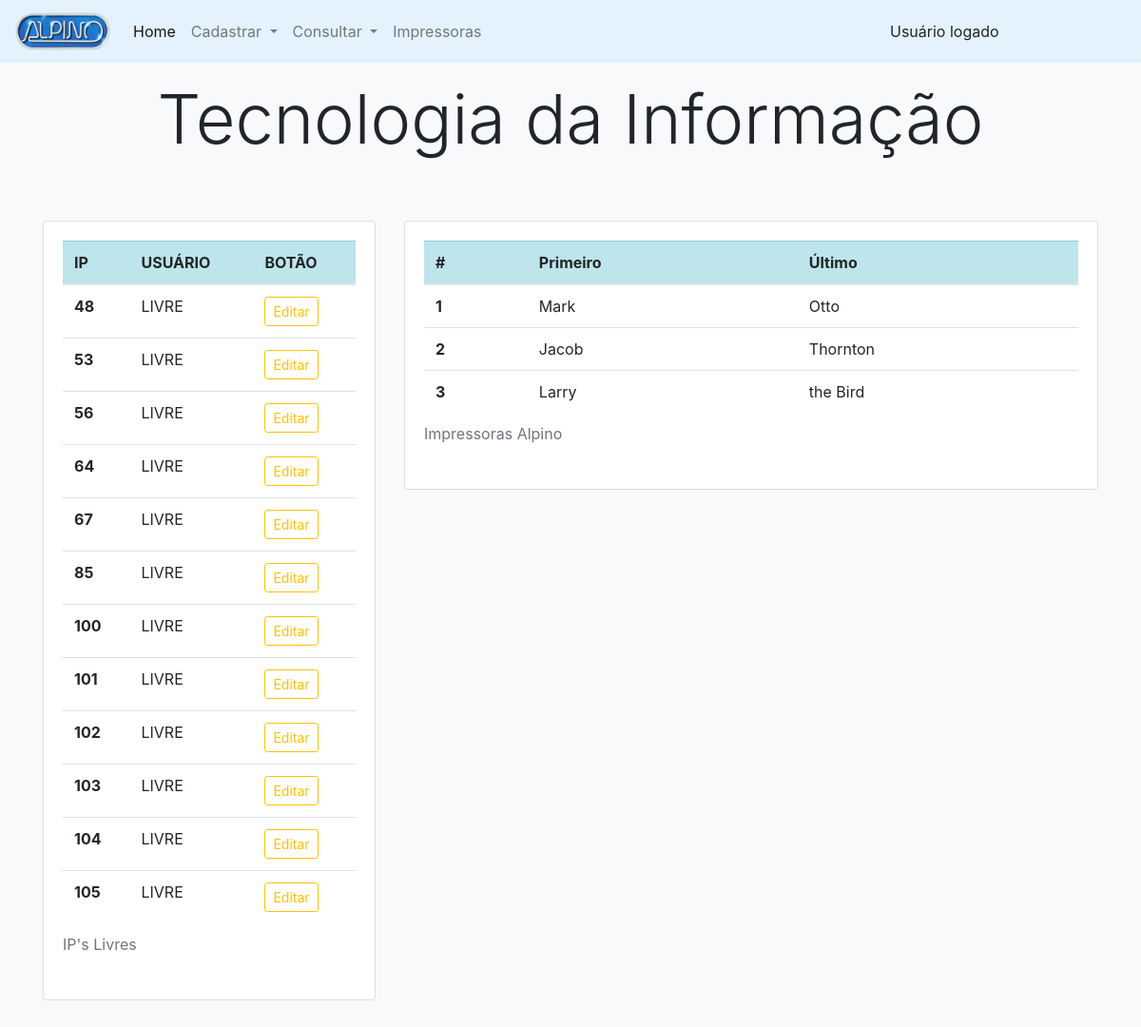
/public/pags/ti/main.php, run on the app's committed database.
### tables this page shows
CREATE TABLE `usuario` (
  `ip` int(10) UNSIGNED NOT NULL,
  `usuario` varchar(100) NOT NULL,
  `setor` varchar(100) NOT NULL,
  `homeOffice` varchar(3) NOT NULL
);

### public/pags/ti/main.php (the view, shortened to what this page needs)
<?php
    include_once("../../../src/config/conexaodb.php");
    $sql_usuario = mysqli_query($conn, "SELECT * FROM usuario WHERE usuario='LIVRE'");
?>
<html lang="pt-br">
<head>
    <link rel="stylesheet" href="../../../node_modules/bootstrap/dist/css/bootstrap.css">
</head>
<body class="bg-light">
    <?php
        include './include/nav_main.php';
    ?>
    <div class="container">
        <div class="row">
            <div class="col">
                <div class="py-2 text-center">
                    <h2 class="display-3 m-2">Tecnologia da Informação</h2>
                </div>
            </div>
        </div>
        <div class="row">
            <div class="col-md-4">
                <div class="py-5">
                    <div class="card bg-white">
                        <div class="card-body">
                            <div class="row">
                                <div class="col">
                                    <table class="table">
                                        <caption>IP's Livres</caption>
                                        <thead>
                                            <tr class="table-info">
                                                <th scope="col">IP</th>
                                                <th scope="col">USUÁRIO</th>
                                                <th scope="col">BOTÃO</th>
                                            </tr>
                                        </thead>
                                        <tbody>
                                            <?php while($tabela_ip = mysqli_fetch_assoc($sql_usuario)) { ?>
                                            <tr>
                                                <th scope="row">
                                                    <?php echo $tabela_ip['ip']; ?>
                                                </th>
                                                <td>
                                                    <?php echo $tabela_ip['usuario']; ?>
                                                </td>
                                                <td>
                                                    <button type="button" class="btn btn-outline-warning btn-sm"
                                                        data-toggle="modal" data-target="#editar"
                                                        data-ip="<?php echo $tabela_ip['ip']; ?>"
                                                        data-usuario="<?php echo $tabela_ip['usuario']; ?>"
                                                        data-setor="<?php echo $tabela_ip['setor']; ?>"
                                                        data-home="<?php echo $tabela_ip['homeOffice']; ?>">
                                                        Editar
                                                    </button>
                                                </td>
                                            </tr>
                                            <?php } ?>
                                        </tbody>
                                    </table>
                                </div>
                            </div>
                        </div>
                    </div>
                </div>
            </div>
            <div class="col-md-8">
                <div class="py-5">
                    <div class="card bg-white">
                        <div class="card-body">
                            <div class="row">
                                <div class="col">
                                    <table class="table">
                                        <caption>Impressoras Alpino</caption>
                                        <thead>
                                            <tr class="table-info">
                                                <th scope="col">#</th>
                                                <th scope="col">Primeiro</th>
                                                <th scope="col">Último</th>
                                            </tr>
                                        </thead>
                                        <tbody>
                                            <tr>
                                                <th scope="row">1</th>
                                                <td>Mark</td>
                                                <td>Otto</td>
                                            </tr>
                                            <tr>
                                                <th scope="row">2</th>
                                                <td>Jacob</td>
                                                <td>Thornton</td>
                                            </tr>
                                            <tr>
                                                <th scope="row">3</th>
                                                <td>Larry</td>
                                                <td>the Bird</td>
                                            </tr>
                                        </tbody>
                                    </table>
                                </div>
                            </div>
                        </div>
                    </div>
                </div>
            </div>
        </div>
    </div>
</body>
</html>

### public/pags/ti/include/nav_main.php (shortened to what this page needs)
<nav class="navbar navbar-expand-lg navbar-light" style="background-color: #e3f2fd;">
    <a class="navbar-brand" href="#">
        <img src="../../assets/img/logo.png" width="100" height="40" alt="">
    </a>
    <div class="collapse navbar-collapse" id="conteudoNavbarSuportado">
        <ul class="navbar-nav mr-auto">
            <li class="nav-item active">
                <a class="nav-link" href="../main.php" style="font-size:16px;">Home<span class="sr-only"></span></a>
            </li>
            <li class="nav-item dropdown">
                <a class="nav-link dropdown-toggle" href="#" id="navbarDropdown" role="button" data-toggle="dropdown"
                    aria-haspopup="true" aria-expanded="false" style="font-size:16px;">
                    Cadastrar
                </a>
            </li>
            <li class="nav-item dropdown">
                <a class="nav-link dropdown-toggle" href="#" id="navbarDropdown" role="button" data-toggle="dropdown"
                    aria-haspopup="true" aria-expanded="false" style="font-size:16px;">
                    Consultar
                </a>
            </li>
            <li class="nav-item">
                <a class="nav-link" href="./register/registerPrinter.php" style="font-size:16px;">Impressoras</a>
            </li>
        </ul>
        <ul class="nav justify-content-end">
            <li class="nav-item">
                <a href="#"><input type="text" class="form-control-plaintext text-black" data-toggle="modal"
                        data-target="#" value="Usuário logado"></a>
            </li>
        </ul>
    </div>
</nav>

### data on the page
usuario: ip "48", usuario "LIVRE"
usuario: ip "53", usuario "LIVRE"
usuario: ip "56", usuario "LIVRE"
usuario: ip "64", usuario "LIVRE"
usuario: ip "67", usuario "LIVRE"
usuario: ip "85", usuario "LIVRE"
usuario: ip "100", usuario "LIVRE"
usuario: ip "101", usuario "LIVRE"
usuario: ip "102", usuario "LIVRE"
usuario: ip "103", usuario "LIVRE"
usuario: ip "104", usuario "LIVRE"
usuario: ip "105", usuario "LIVRE"
